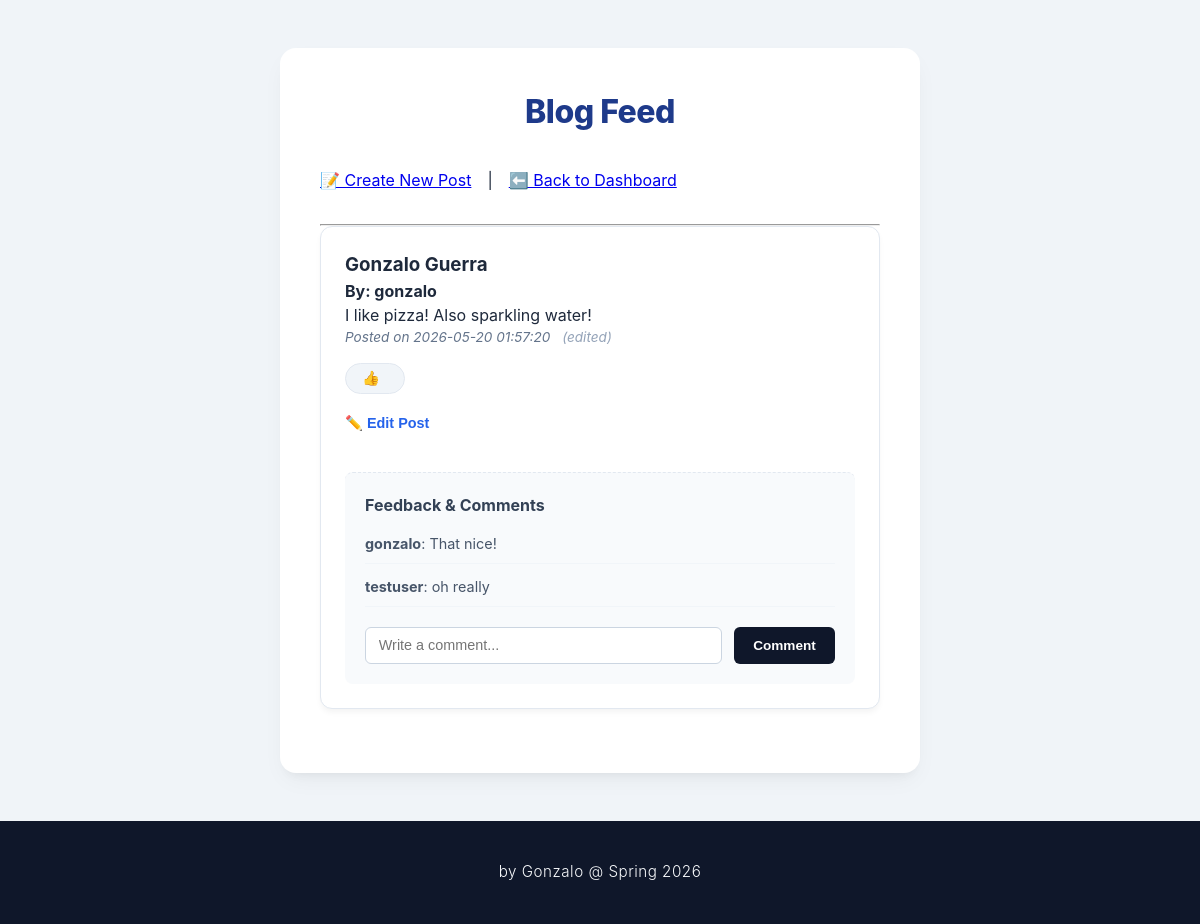
Before: /blog (signed in) with the older database file.
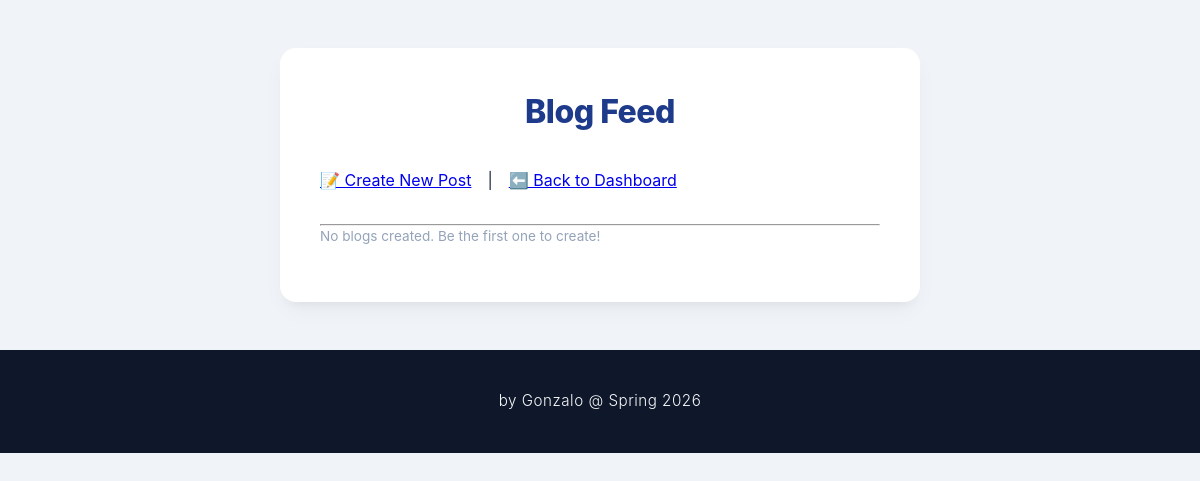
After: the same page with the newer database file.
### tables this page shows
CREATE TABLE blog (
    id INTEGER PRIMARY KEY AUTOINCREMENT,
    user_id INTEGER,
    title TEXT NOT NULL,
    content TEXT NOT NULL,
    created_at TIMESTAMP DEFAULT CURRENT_TIMESTAMP, is_edited INTEGER DEFAULT 0, likes INTEGER DEFAULT 0,
    FOREIGN KEY (user_id) REFERENCES users (id)
);

CREATE TABLE users(
id INTEGER PRIMARY KEY AUTOINCREMENT,
username TEXT NOT NULL,
email TEXT UNIQUE NOT NULL,
password TEXT NOT NULL);

CREATE TABLE comments (
    id INTEGER PRIMARY KEY AUTOINCREMENT,
    blog_id INTEGER,
    username TEXT NOT NULL,
    comment_text TEXT NOT NULL,
    created_at TIMESTAMP DEFAULT CURRENT_TIMESTAMP,
    FOREIGN KEY (blog_id) REFERENCES blog (id)
);

### app.py (the view)
@app.route('/blog')
@login_required
def blog_1():
    conn = get_db()
    cursor = conn.cursor()
    cursor.execute("""
        SELECT blog.id, users.username, blog.title, blog.content, blog.created_at, blog.is_edited
        FROM blog
        JOIN users ON blog.user_id = users.id
        ORDER BY blog.created_at DESC
    """)
    blog_rows = cursor.fetchall()
    blogs_data = []
    for row in blog_rows:
        blog_dict = dict(row)
        cursor.execute("""
            SELECT username, comment_text, created_at
            FROM comments
            WHERE blog_id = ?
            ORDER BY created_at ASC
        """, (blog_dict['id'],))
        blog_dict['comments'] = cursor.fetchall()
        blogs_data.append(blog_dict)
    conn.close()
    return render_template('blogs.html', username=session['username'], blogs=blogs_data)

### app.py (called while the page is built)
def get_db():
    conn = sqlite3.connect("flask_auth.db")
    conn.row_factory = sqlite3.Row
    return conn

def login_required(w):
    from functools import wraps
    @wraps(w)
    def function(*a, **b):
        if 'username' not in session:
            return redirect(url_for('login'))
        return w(*a, **b)
    return function

### templates/blogs.html (shortened to what this page needs)
{% extends 'base.html' %}
{% block content %}
<h1 class="title">Blog Feed</h1>
<p class="nagivate_links">
    <a href="{{ url_for('index_blog') }}">📝 Create New Post</a> |
    <a href="{{ url_for('dashboard') }}">⬅️ Back to Dashboard</a>
</p>
<hr>
<div>
    {% for blog in blogs %}
        <div class="blogzep" id="blog_card{{ blog['id'] }}">
            <h3>{{ blog['title'] }}</h3>
            <p><strong>By: {{ blog['username'] }}</strong></p>
            <p class="blog_content">{{ blog['content'] }}</p>
            <p class="timestamp">
                <em>Posted on {{ blog['created_at'] }}</em>
                {% if blog['is_edited'] == 1 %}
                    <span class="edited">(edited)</span>
                {% endif %}
            </p>
            <div class="likes">
                <button onclick="click_for_likes({{ blog['id'] }})" class="btn_likes">
                    👍 <span id="like_counting{{ blog['id'] }}">{{ blog['likes'] }}</span>
                </button>
            </div>
            {% if session['username'] == blog['username'] %}
                <button onclick="Inline_editing({{ blog['id'] }})" class="btn_edit">✏️ Edit Post</button>
            {% endif %}
            <div class="comments">
                <h4>Feedback & Comments</h4>
                <div class="list">
                    {% for comment in blog['comments'] %}
                        <div class="item">
                            <strong>{{ comment['username'] }}</strong>: {{ comment['comment_text'] }}
                        </div>
                    {% else %}
                        <p class="empty_comments">No comments yet.</p>
                    {% endfor %}
                </div>
                <form action="/add_comment/{{ blog['id'] }}" method="post" class="comment-form">
                    <input type="text" name="comment_text" placeholder="Write a comment..." class="comment_field">
                    <button type="submit" class="comment_submit">Comment</button>
                </form>
            </div>
        </div>
    {% else %}
        <p class="empty_blogs">No blogs created. Be the first one to create!</p>
    {% endfor %}
</div>
{% endblock %}

### templates/base.html (shortened to what this page needs)
<!DOCTYPE html>
<html lang="en">
<head>
    <link rel="stylesheet" href="{{url_for('static', filename ='style.css')}}">
</head>
</head>
<body>
    <main class="maincontainer">
        {%block content%} {%endblock%}
    </main>
    <footer class="footer">
        <p>by Gonzalo @ Spring 2026</p>
    </footer>
</body>
</html>

### static/style.css (style rules this page uses)
* { box-sizing: border-box; margin: 0; padding: 0; }
body { font-family: -apple-system, BlinkMacSystemFont, "Segoe UI", Roboto, Helvetica, Arial, sans-serif; background-color: #f0f4f8; color: #1e293b; line-height: 1.5; }
.maincontainer { background-color: #ffffff; width: 100%; max-width: 640px; margin: 3rem auto; padding: 2.5rem; border-radius: 16px; box-shadow: 0 10px 25px -5px rgba(0, 0, 0, 0.05), 0 8px 10px -6px rgba(0, 0, 0, 0.05); }
.footer { background-color: #0f172a; color: #f8fafc; padding: 2.5rem; text-align: center; font-size: 0.95rem; font-weight: 300; letter-spacing: 0.5px; }
.title, .title_2 { text-align: center; color: #1e3a8a; font-weight: 800; letter-spacing: -0.5px; margin-bottom: 2rem; }
.nagivate_links { margin-bottom: 2rem; display: flex; gap: 1rem; }
.empty_comments, .empty_blogs { font-size: 0.85rem; color: #94a3b8; margin-bottom: 1rem; }

Changed rows visible on the page:
removed blog: title "Gonzalo Guerra", username "gonzalo", content "I like pizza! Also sparkling water!", created_at "2026-05-20 01:57:20", is_edited "(edited)"
removed comments: username "gonzalo", comment_text "That nice!"
removed comments: username "testuser", comment_text "oh really"
Other visible differences:
text now shown: "No blogs created. Be the first one to create!"
